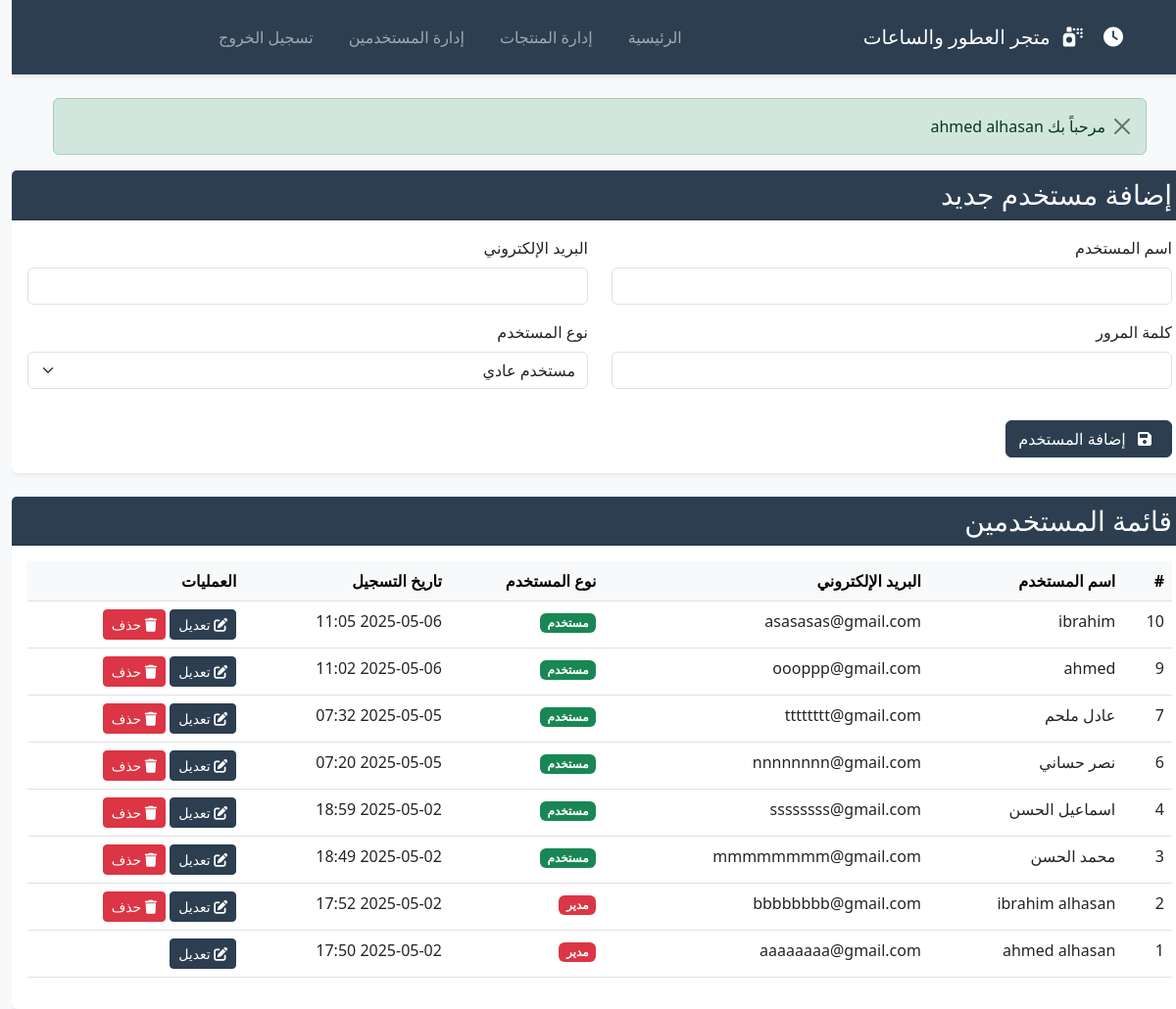
/users.php (signed in), run on the app's committed database.
### tables this page shows
CREATE TABLE `users` (
  `id` int(11) NOT NULL,
  `username` varchar(50) NOT NULL,
  `email` varchar(100) NOT NULL,
  `password` varchar(255) NOT NULL,
  `role` enum('user','admin') DEFAULT 'user',
  `created_at` timestamp NOT NULL DEFAULT current_timestamp()
);

### includes/functions.php (called while the page is built, shortened)
<?php
function isLoggedIn() {
    return isset($_SESSION['user_id']);
}
function isAdmin() {
    return isset($_SESSION['role']) && $_SESSION['role'] === 'admin';
}
?>

### users.php (the view, shortened to what this page needs)
<?php
require_once 'config/database.php';
require_once 'includes/functions.php';
$edit_user = null;
$stmt = $conn->query("SELECT * FROM users ORDER BY created_at DESC");
$users = $stmt->fetchAll(PDO::FETCH_ASSOC);
require_once 'includes/header.php';
?>
<div class="row mb-4">
    <div class="col-md-12">
        <div class="card shadow-sm">
            <div style="background-color:#2c3e50" class="card-header  text-white">
                <h3 class="card-title mb-0"><?php echo $edit_user ? 'تعديل المستخدم' : 'إضافة مستخدم جديد'; ?></h3>
            </div>
            <div class="card-body">
                <form method="POST" class="needs-validation" novalidate>
                    <div class="row">
                        <div class="col-md-6 mb-3">
                            <label for="username" class="form-label">اسم المستخدم</label>
                            <input type="text" class="form-control" id="username" name="username"
                                   value="<?php echo $edit_user ? htmlspecialchars($edit_user['username']) : ''; ?>" required>
                        </div>
                        <div class="col-md-6 mb-3">
                            <label for="email" class="form-label">البريد الإلكتروني</label>
                            <input type="email" class="form-control" id="email" name="email"
                                   value="<?php echo $edit_user ? htmlspecialchars($edit_user['email']) : ''; ?>" required>
                        </div>
                    </div>
                    <div class="row">
                        <div class="col-md-6 mb-3">
                            <label for="password" class="form-label">
                                <?php echo $edit_user ? 'كلمة المرور (اتركها فارغة إذا لم ترد تغييرها)' : 'كلمة المرور'; ?>
                            </label>
                            <input type="password" class="form-control" id="password" name="password"
                                   <?php echo !$edit_user ? 'required' : ''; ?>>
                        </div>
                        <div  class="col-md-6 mb-3">
                            <label for="role" class="form-label">نوع المستخدم</label>
                            <select class="form-select" id="role" name="role" required>
                                <option value="user" <?php echo ($edit_user && $edit_user['role'] === 'user') ? 'selected' : ''; ?>>مستخدم عادي</option>
                            </select>
                        </div>
                    </div>
                    <div class="mt-3">
                        <button type="submit" class="btn btn-primary">
                            <i class="fas fa-save me-2"></i>
                            <?php echo $edit_user ? 'تحديث المستخدم' : 'إضافة المستخدم'; ?>
                        </button>
                    </div>
                </form>
            </div>
        </div>
    </div>
</div>
<div class="row">
    <div class="col-md-12">
        <div class="card shadow-sm">
            <div  style="    background-color:#2c3e50 ;
                       " class="card-header text-white">
                <h3 class="card-title mb-0">قائمة المستخدمين</h3>
            </div>
            <div class="card-body">
                <div class="table-responsive">
                    <table class="table table-hover">
                        <thead class="table-light">
                            <tr>
                                <th>#</th>
                                <th>اسم المستخدم</th>
                                <th>البريد الإلكتروني</th>
                                <th>نوع المستخدم</th>
                                <th>تاريخ التسجيل</th>
                                <th>العمليات</th>
                            </tr>
                        </thead>
                        <tbody>
                            <?php foreach ($users as $user): ?>
                                <tr>
                                    <td><?php echo $user['id']; ?></td>
                                    <td><?php echo htmlspecialchars($user['username']); ?></td>
                                    <td><?php echo htmlspecialchars($user['email']); ?></td>
                                    <td>
                                        <span class="badge bg-<?php echo $user['role'] === 'admin' ? 'danger' : 'success'; ?>">
                                            <?php echo $user['role'] === 'admin' ? 'مدير' : 'مستخدم'; ?>
                                        </span>
                                    </td>
                                    <td><?php echo date('Y-m-d H:i', strtotime($user['created_at'])); ?></td>
                                    <td>
                                        <a href="users.php?edit=<?php echo $user['id']; ?>"
                                           class="btn btn-sm btn-primary">
                                            <i class="fas fa-edit"></i>
                                            تعديل
                                        </a>
                                        <?php if ($user['id'] !== $_SESSION['user_id']): ?>
                                            <a href="users.php?delete=<?php echo $user['id']; ?>"
                                               class="btn btn-sm btn-danger"
                                               onclick="return confirm('هل أنت متأكد من حذف هذا المستخدم؟');">
                                                <i class="fas fa-trash"></i>
                                                حذف
                                            </a>
                                        <?php endif; ?>
                                    </td>
                                </tr>
                            <?php endforeach; ?>
                        </tbody>
                    </table>
                </div>
            </div>
        </div>
    </div>
</div>

### includes/header.php (shortened to what this page needs)
<!DOCTYPE html>
<html lang="ar" dir="rtl">
<head>
    <link href="https://cdn.jsdelivr.net/npm/bootstrap@5.3.0/dist/css/bootstrap.min.css" rel="stylesheet">
    <link rel="stylesheet" href="https://cdn.jsdelivr.net/npm/bootstrap@5.3.0/dist/css/bootstrap.rtl.min.css">
    <link href="https://cdnjs.cloudflare.com/ajax/libs/font-awesome/6.0.0/css/all.min.css" rel="stylesheet">
</head>
<body class="bg-light">
    <nav class="navbar navbar-expand-lg navbar-dark">
        <div class="container">
            <a class="navbar-brand" href="index.php">
                <i class="fas fa-clock me-2"></i>
                <i class="fas fa-spray-can me-2"></i>
                متجر العطور والساعات
            </a>
            <div class="collapse navbar-collapse" id="navbarNav">
                <ul class="navbar-nav me-auto">
                    <li style="margin:10px" class="nav-item">
                        <a class="nav-link" href="index.php">الرئيسية</a>
                    </li>
                    <?php if (isLoggedIn()): ?>
                        <li style="margin:10px"  class="nav-item">
                            <a class="nav-link" href="products.php">إدارة المنتجات</a>
                        </li>
                        <?php if (isAdmin()): ?>
                            <li style="margin:10px" class="nav-item">
                                <a class="nav-link" href="users.php">إدارة المستخدمين</a>
                            </li>
                        <?php endif; ?>
                        <li style="margin:10px" class="nav-item">
                            <a class="nav-link" href="logout.php">تسجيل الخروج</a>
                        </li>
                    <?php endif; ?>
                </ul>
            </div>
        </div>
    </nav>
    <div class="container mt-4">
        <?php
            if (isset($_SESSION['message'])) {
                echo '<div class="alert alert-' . $_SESSION['message_type'] . ' alert-dismissible fade show" role="alert" id="systemAlert">'
                    ."&nbsp;&nbsp;&nbsp;&nbsp;&nbsp;&nbsp;" . $_SESSION['message']
                    . '<button type="button" class="btn-close" onclick="dismissAlert()" aria-label="Close"></button></div>';
            }
        ?>
    </div>

### includes/header.php (style rules this page uses)
:root { --primary-color: #2c3e50; --secondary-color: #34495e; --accent-color: #e74c3c; }
.navbar { background: var(--primary-color) !important; box-shadow: 0 2px 4px rgba(0,0,0,0.1); }
.card { border: none; transition: transform 0.3s ease, box-shadow 0.3s ease; }
.btn-primary { background-color: var(--primary-color); border-color: var(--primary-color); }
.navbar-collapse { transition: all 0.3s ease; }

### data on the page
users: id "10", username "ibrahim", email "asasasas@gmail.com", role "مستخدم", created_at "2025-05-06 11:05"
users: username "ahmed", email "oooppp@gmail.com", role "مستخدم", created_at "2025-05-06 11:02"
users: username "عادل ملحم", email "tttttttt@gmail.com", role "مستخدم", created_at "2025-05-05 07:32"
users: username "نصر حساني", email "nnnnnnnn@gmail.com", role "مستخدم", created_at "2025-05-05 07:20"
users: username "اسماعيل الحسن", email "ssssssss@gmail.com", role "مستخدم", created_at "2025-05-02 18:59"
users: username "محمد الحسن", email "mmmmmmmm@gmail.com", role "مستخدم", created_at "2025-05-02 18:49"
users: username "ibrahim alhasan", email "bbbbbbbb@gmail.com", role "مدير", created_at "2025-05-02 17:52"
users: username "ahmed alhasan", email "aaaaaaaa@gmail.com", role "مدير", created_at "2025-05-02 17:50"

### other printed values
$_SESSION['message'] "مرحباً بك ahmed alhasan"
